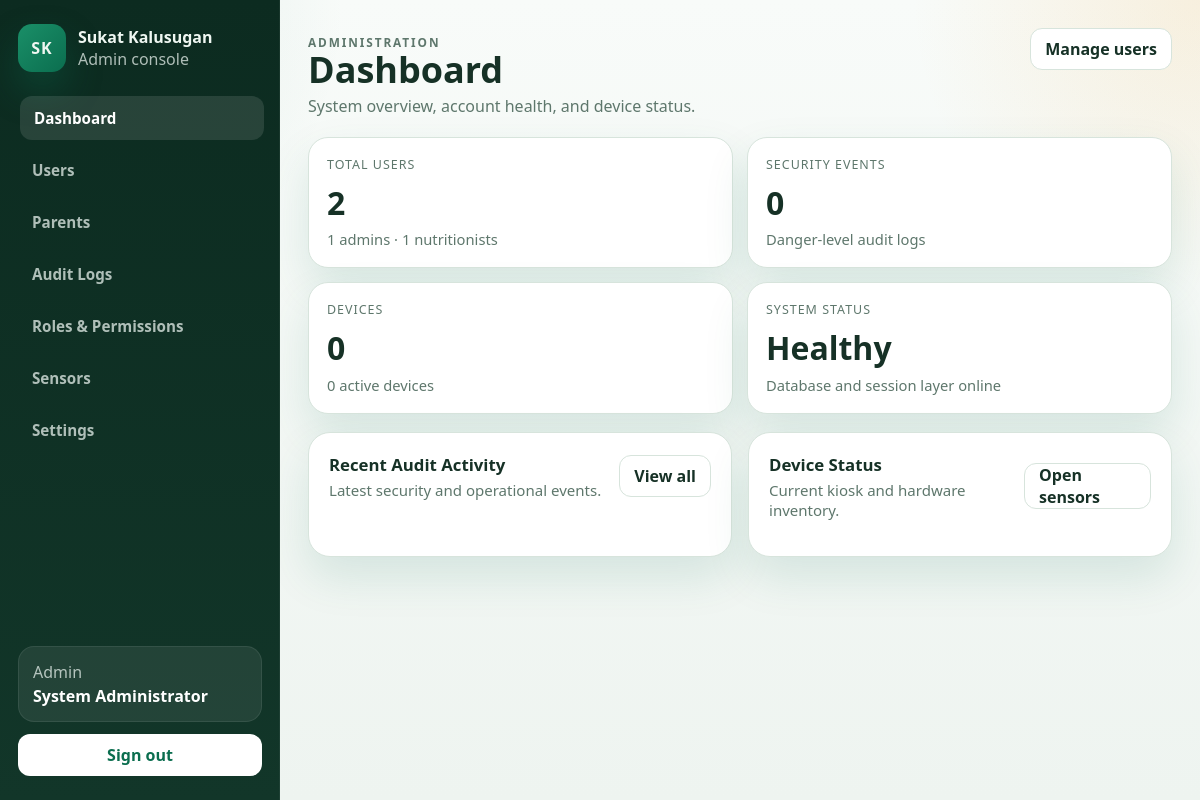
/admin/dashboard.php (signed in), run on an earlier commit of the app's database.
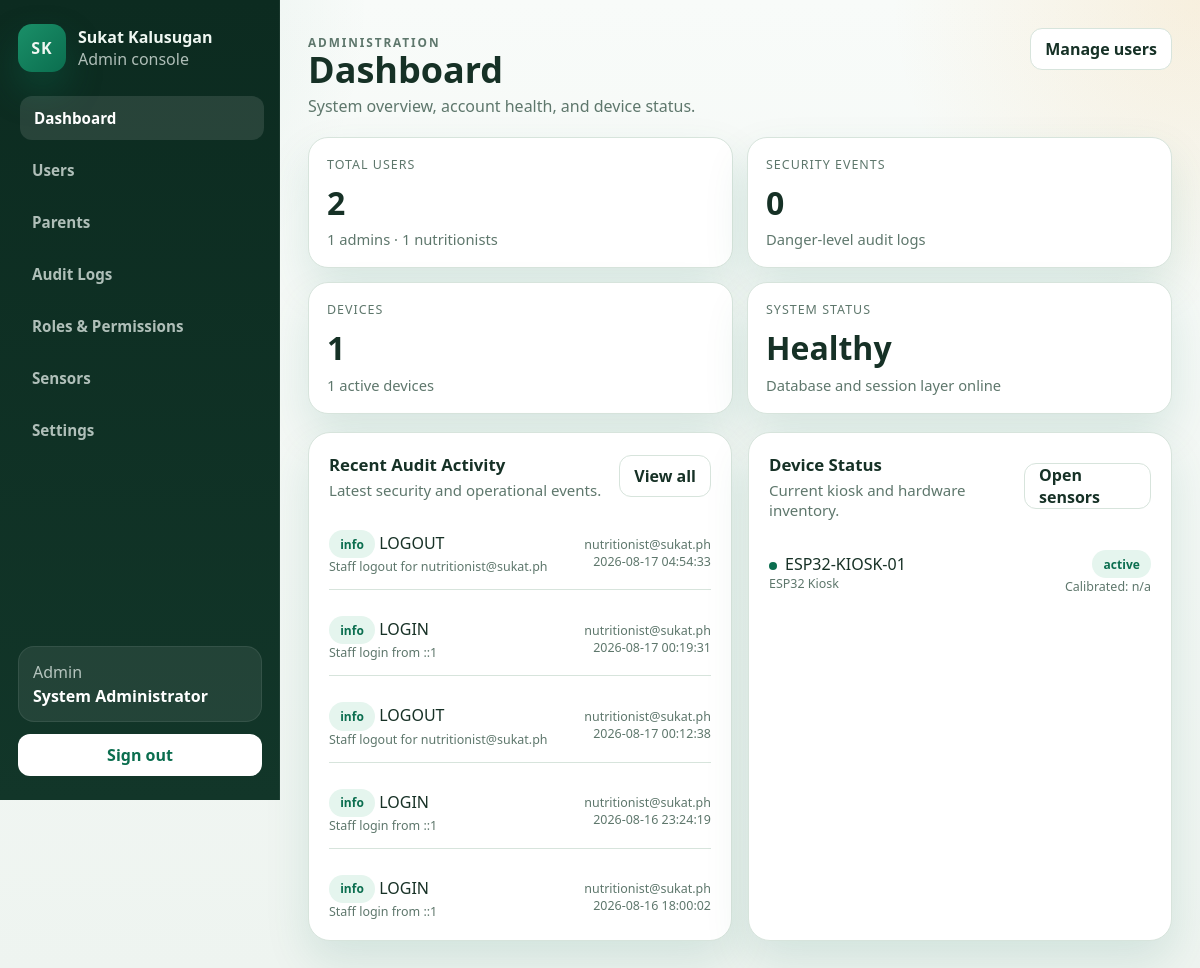
And on a later commit of the database.
### tables this page shows
CREATE TABLE `audit_logs` (
  `id` int(10) UNSIGNED NOT NULL,
  `user_id` int(10) UNSIGNED DEFAULT NULL,
  `action` varchar(150) NOT NULL,
  `level` enum('info','warning','danger') NOT NULL DEFAULT 'info',
  `description` text DEFAULT NULL,
  `ip_address` varchar(45) DEFAULT NULL,
  `created_at` timestamp NOT NULL DEFAULT current_timestamp()
);

CREATE TABLE `devices` (
  `id` int(10) UNSIGNED NOT NULL,
  `device_code` varchar(50) NOT NULL,
  `location` varchar(150) DEFAULT NULL,
  `last_calibration_at` date DEFAULT NULL,
  `calibration_offset_height` decimal(6,2) DEFAULT 0.00,
  `calibration_offset_weight` decimal(6,3) DEFAULT 0.000,
  `status` enum('active','maintenance','offline') NOT NULL DEFAULT 'active',
  `last_seen_at` timestamp NULL DEFAULT NULL,
  `created_at` timestamp NOT NULL DEFAULT current_timestamp(),
  `updated_at` timestamp NOT NULL DEFAULT current_timestamp() ON UPDATE current_timestamp()
);

### public_html/includes/auth_middleware.php (called while the page is built, shortened)
<?php
function app_base_path(): string
{
    $scriptName = str_replace('\\', '/', (string)($_SERVER['SCRIPT_NAME'] ?? ''));
    $routeMarkers = ['/api/', '/admin/', '/nutritionist/', '/parent/', '/kiosk/', '/auth/'];
    foreach ($routeMarkers as $marker) {
        $position = strpos($scriptName, $marker);
        if ($position !== false) {
            return rtrim(substr($scriptName, 0, $position), '/');
        }
    }
    return rtrim(dirname($scriptName), '/');
}
function app_url(string $path = ''): string
{
    $basePath = app_base_path();
    $normalizedPath = '/' . ltrim($path, '/');
    if ($basePath === '' || $basePath === '/') {
        return $normalizedPath;
    }
    return $basePath . $normalizedPath;
}
function current_user(): ?array
{
    return $_SESSION['auth'];
}

### public_html/admin/dashboard.php (the view, shortened to what this page needs)
<?php
require_once __DIR__ . '/../includes/admin_helpers.php';
$summary = [
    'users' => admin_scalar('SELECT COUNT(*) FROM users'),
    'admins' => admin_scalar("SELECT COUNT(*) FROM users u INNER JOIN roles r ON r.id = u.role_id WHERE r.name = 'admin'"),
    'nutritionists' => admin_scalar("SELECT COUNT(*) FROM users u INNER JOIN roles r ON r.id = u.role_id WHERE r.name = 'nutritionist'"),
    'audit_errors' => admin_scalar("SELECT COUNT(*) FROM audit_logs WHERE level = 'danger'"),
    'devices_online' => admin_scalar("SELECT COUNT(*) FROM devices WHERE status = 'active'"),
    'devices_total' => admin_scalar('SELECT COUNT(*) FROM devices'),
];
$recentLogs = admin_fetch_all(
    'SELECT a.id, a.action, a.level, a.description, a.created_at, COALESCE(u.email, "System") AS actor
     FROM audit_logs a
     LEFT JOIN users u ON u.id = a.user_id
     ORDER BY a.created_at DESC, a.id DESC
     LIMIT 5'
);
$devices = admin_fetch_all(
    'SELECT device_code, location, status, last_calibration_at, updated_at
     FROM devices
     ORDER BY device_code ASC'
);
$actions = '<a class="admin-btn-secondary" href="' . admin_e(app_url('/admin/users.php')) . '">Manage users</a>';
admin_layout_start('Dashboard', 'System overview, account health, and device status.', 'dashboard', $actions);
?>
<section class="admin-grid-cards">
    <article class="admin-card">
        <div class="admin-stat-label">Total Users</div>
        <div class="admin-stat-value"><?php echo (int)$summary['users']; ?></div>
        <div class="admin-stat-note"><?php echo (int)$summary['admins']; ?> admins · <?php echo (int)$summary['nutritionists']; ?> nutritionists</div>
    </article>
    <article class="admin-card">
        <div class="admin-stat-label">Security Events</div>
        <div class="admin-stat-value"><?php echo (int)$summary['audit_errors']; ?></div>
        <div class="admin-stat-note">Danger-level audit logs</div>
    </article>
    <article class="admin-card">
        <div class="admin-stat-label">Devices</div>
        <div class="admin-stat-value"><?php echo (int)$summary['devices_total']; ?></div>
        <div class="admin-stat-note"><?php echo (int)$summary['devices_online']; ?> active devices</div>
    </article>
    <article class="admin-card">
        <div class="admin-stat-label">System Status</div>
        <div class="admin-stat-value">Healthy</div>
        <div class="admin-stat-note">Database and session layer online</div>
    </article>
</section>
<section class="admin-panel-grid">
    <article class="admin-section">
        <div class="admin-section-head">
            <div>
                <h2 class="admin-section-title">Recent Audit Activity</h2>
                <p class="admin-section-subtitle">Latest security and operational events.</p>
            </div>
            <a class="admin-btn-secondary" href="<?php echo admin_e(app_url('/admin/audit_logs.php')); ?>">View all</a>
        </div>
        <div class="admin-list">
            <?php foreach ($recentLogs as $log): ?>
                <?php
                $levelClass = match ($log['level']) {
                    'danger' => 'is-danger',
                    'warning' => 'is-warn',
                    default => 'is-success',
                };
                ?>
                <div class="admin-list-item">
                    <div>
                        <div><span class="admin-pill <?php echo $levelClass; ?>"><?php echo admin_e($log['level']); ?></span> <?php echo admin_e($log['action']); ?></div>
                        <div class="admin-mini"><?php echo admin_e($log['description'] ?? ''); ?></div>
                    </div>
                    <div class="admin-mini" style="text-align:right;">
                        <div><?php echo admin_e($log['actor']); ?></div>
                        <div><?php echo admin_e((string)$log['created_at']); ?></div>
                    </div>
                </div>
            <?php endforeach; ?>
        </div>
    </article>
    <article class="admin-section">
        <div class="admin-section-head">
            <div>
                <h2 class="admin-section-title">Device Status</h2>
                <p class="admin-section-subtitle">Current kiosk and hardware inventory.</p>
            </div>
            <a class="admin-btn-secondary" href="<?php echo admin_e(app_url('/admin/sensors.php')); ?>">Open sensors</a>
        </div>
        <div class="admin-list">
            <?php foreach ($devices as $device): ?>
                <?php
                $pillClass = $device['status'] === 'active' ? 'is-success' : ($device['status'] === 'maintenance' ? 'is-warn' : 'is-danger');
                $dotStyle = $device['status'] === 'active' ? 'background:#0b6e4f;' : ($device['status'] === 'maintenance' ? 'background:#f2a93b;' : 'background:#c93b3b;');
                ?>
                <div class="admin-list-item">
                    <div>
                        <div><span class="admin-status-dot" style="<?php echo admin_e($dotStyle); ?>"></span><?php echo admin_e($device['device_code']); ?></div>
                        <div class="admin-mini"><?php echo admin_e($device['location'] ?? 'No location set'); ?></div>
                    </div>
                    <div style="text-align:right;">
                        <div class="admin-pill <?php echo $pillClass; ?>"><?php echo admin_e($device['status']); ?></div>
                        <div class="admin-mini">Calibrated: <?php echo admin_e((string)($device['last_calibration_at'] ?? 'n/a')); ?></div>
                    </div>
                </div>
            <?php endforeach; ?>
        </div>
    </article>
</section>
<?php
admin_layout_end();

### public_html/includes/admin_helpers.php (shortened to what this page needs)
<?php
require_once __DIR__ . '/auth_middleware.php';
function admin_e(string $value): string
{
    return htmlspecialchars($value, ENT_QUOTES, 'UTF-8');
}
function admin_nav_items(): array
{
    return [
        ['key' => 'dashboard', 'label' => 'Dashboard', 'href' => app_url('/admin/dashboard.php')],
        ['key' => 'users', 'label' => 'Users', 'href' => app_url('/admin/users.php')],
        ['key' => 'parents', 'label' => 'Parents', 'href' => app_url('/admin/parents.php')],
        ['key' => 'audit_logs', 'label' => 'Audit Logs', 'href' => app_url('/admin/audit_logs.php')],
        ['key' => 'roles_permissions', 'label' => 'Roles & Permissions', 'href' => app_url('/admin/roles_permissions.php')],
        ['key' => 'sensors', 'label' => 'Sensors', 'href' => app_url('/admin/sensors.php')],
        ['key' => 'settings', 'label' => 'Settings', 'href' => app_url('/admin/settings.php')],
    ];
}
function admin_bind_params(mysqli_stmt $stmt, string $types, array &$params): void
{
    if ($types === '' || $params === []) {
        return;
    }
}
function admin_fetch_all(string $sql, string $types = '', array $params = []): array
{
    $conn = get_db_connection();
    $stmt = mysqli_prepare($conn, $sql);
    admin_bind_params($stmt, $types, $params);
    mysqli_stmt_execute($stmt);
    $result = mysqli_stmt_get_result($stmt);
    $rows = [];
    if ($result instanceof mysqli_result) {
        while ($row = mysqli_fetch_assoc($result)) {
            $rows[] = $row;
        }
    }
    return $rows;
}
function admin_fetch_one(string $sql, string $types = '', array $params = []): ?array
{
    $rows = admin_fetch_all($sql, $types, $params);
    return $rows[0] ?? null;
}
function admin_scalar(string $sql, string $types = '', array $params = [], int $default = 0): int
{
    $row = admin_fetch_one($sql, $types, $params);
    $value = array_values($row)[0] ?? $default;
    return (int)$value;
}
function admin_layout_start(string $title, string $subtitle, string $activeSection, string $actionsHtml = ''): void
{
    $currentUser = current_user();
    $userName = $currentUser['name'] ?? 'Administrator';
    $userRole = $currentUser['role'] ?? 'admin';
    $navItems = admin_nav_items();
    $logoutUrl = app_url('/api/auth/logout.php');
    echo '<!doctype html>';
    echo '<html lang="en">';
    echo '<head>';
    echo '<link rel="stylesheet" href="' . admin_e(app_url('/assets/css/app.css')) . '">';
    echo '<link rel="stylesheet" href="' . admin_e(app_url('/assets/css/admin.css')) . '">';
    echo '</head>';
    echo '<body class="admin-page">';
    echo '<div class="admin-shell">';
    echo '<aside class="admin-sidebar" data-admin-sidebar>';
    echo '<div class="admin-brand">';
    echo '<div class="admin-brand-mark">SK</div>';
    echo '<div>';
    echo '<div class="admin-brand-name">Sukat Kalusugan</div>';
    echo '<div class="admin-brand-sub">Admin console</div>';
    echo '</div>';
    echo '</div>';
    echo '<nav class="admin-nav">';
    foreach ($navItems as $item) {
        $isActive = $item['key'] === $activeSection ? ' is-active' : '';
        echo '<a class="admin-nav-link' . $isActive . '" href="' . admin_e($item['href']) . '">' . admin_e($item['label']) . '</a>';
    }
    echo '</nav>';
    echo '<div class="admin-sidebar-footer">';
    echo '<div class="admin-session-card">';
    echo '<div class="admin-session-role">' . admin_e(ucfirst($userRole)) . '</div>';
    echo '<div class="admin-session-name">' . admin_e($userName) . '</div>';
    echo '</div>';
    echo '<a class="admin-logout" href="' . admin_e($logoutUrl) . '">Sign out</a>';
    echo '</div>';
    echo '</aside>';
    echo '<div class="admin-main">';
    echo '<header class="admin-topbar">';
    echo '<div class="admin-pagehead">';
    echo '<p class="admin-kicker">Administration</p>';
    echo '<h1>' . admin_e($title) . '</h1>';
    echo '<p>' . admin_e($subtitle) . '</p>';
    echo '</div>';
    echo '<div class="admin-topbar-actions">' . $actionsHtml . '</div>';
    echo '</header>';
    echo '<main class="admin-content">';
}
function admin_layout_end(): void
{
    echo '</main>';
    echo '</div>';
    echo '</div>';
    echo '</body>';
    echo '</html>';
}

### public_html/assets/css/app.css (style rules this page uses)
:root { --bg: #f4f7f5; --surface: #ffffff; --surface-alt: #edf7f1; --border: #d8e4dd; --text: #173126; --muted: #5f766c; --primary: #0b6e4f; --primary-strong: #07513a; --accent: #f2a93b; --error: #c93b3b; --shadow: 0 30px 80px rgba(11, 110, 79, 0.12); --radius-xl: 32px; --radius-lg: 22px; --radius-md: 14px; --radius-sm: 10px; --font-display: "Trebuchet MS", "Segoe UI", sans-serif; --font-body: "Segoe UI", "Helvetica Neue", Arial, sans-serif; }
* { box-sizing: border-box; }
html, body { margin: 0; min-height: 100%; }
body { font-family: var(--font-body); color: var(--text); background: radial-gradient( circle at top left, rgba(11, 110, 79, 0.16), transparent 34% ), radial-gradient( circle at right 20%, rgba(242, 169, 59, 0.16), transparent 28% ), linear-gradient(180deg, #f7faf8 0%, var(--bg) 100%); }
a { color: inherit; }

What changed in the data, as far as the page shows it:
added audit_logs: level "info", action "LOGOUT", description "Staff logout for nutritionist@sukat.ph", actor "nutritionist@sukat.ph", created_at "2026-08-17 04:54:33"
added audit_logs: level "info", action "LOGIN", description "Staff login from ::1", actor "nutritionist@sukat.ph", created_at "2026-08-17 00:19:31"
added audit_logs: level "info", action "LOGOUT", description "Staff logout for nutritionist@sukat.ph", actor "nutritionist@sukat.ph", created_at "2026-08-17 00:12:38"
added audit_logs: level "info", action "LOGIN", description "Staff login from ::1", actor "nutritionist@sukat.ph", created_at "2026-08-16 23:24:19"
added audit_logs: level "info", action "LOGIN", description "Staff login from ::1", actor "nutritionist@sukat.ph", created_at "2026-08-16 18:00:02"
added devices: device_code "ESP32-KIOSK-01", location "ESP32 Kiosk", status "active", last_calibration_at "n/a"
Also different on the page:
$summary['devices_total']: "0" → "1"
$summary['devices_online']: "0" → "1"
